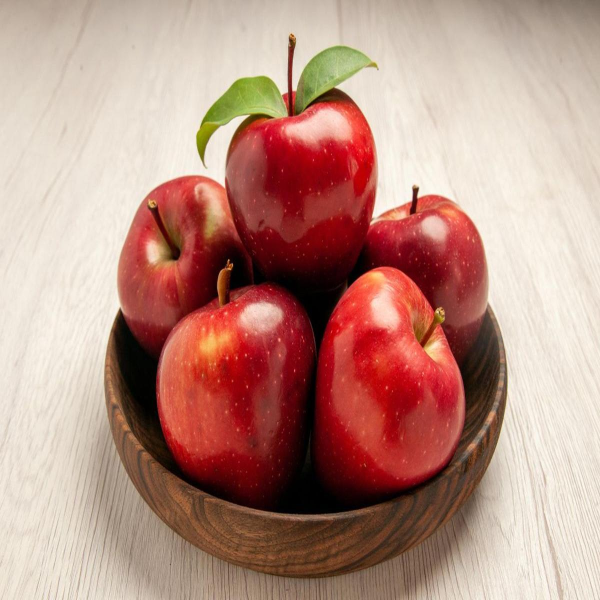
#> input picture backend/program/apel.jpg, 1200 x 1200 px (shown at 1/2 size)
$ python tes.py
#> lines starting #> are read from the running program, lines starting #| are printed output that depends on the picture; after the words box and inside, x2 and y2 are one past the last pixel; in counts of white or black regions, pixels touching at a corner belong together
#> in imageBlockToHistogram, img is the input picture: PIL image 1200x1200 RGB; mean R, G, B 186.2, 144.4, 132.1
from PIL import Image
import numpy as np
import time
import math


def rgb_to_hsv(img_np):
    img_np = img_np / 255.0

    r, g, b = img_np[:, :, 0], img_np[:, :, 1], img_np[:, :, 2]
    cmax = np.maximum.reduce([r, g, b])
    cmin = np.minimum.reduce([r, g, b])
    delta = cmax - cmin

    h = np.zeros_like(cmax)
    s = np.zeros_like(cmax)
    v = cmax

    # Calculate Hue
    mask = delta != 0
#> mask: shape (400, 400) bool; every value is 1
    mask_r = (cmax == r) & mask
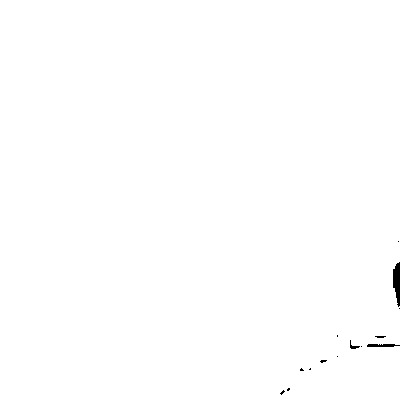
#> mask_r: shape (400, 400) bool; 99.7% white; 14 black regions (11 under 20 px), largest, box (x1, y1, x2, y2) and area: (393, 262, 400, 307) 227, (367, 344, 400, 347) 84, (350, 340, 360, 349) 31
    mask_g = (cmax == g) & mask
#> mask_g: shape (400, 400) bool; 0.3% white; 13 white regions (11 under 20 px), largest, box (x1, y1, x2, y2) and area: (393, 261, 400, 309) 243, (350, 340, 400, 349) 145
    mask_b = (cmax == b) & mask
#> mask_b: shape (400, 400) bool; every value is 0

    h[delta == 0] = 0
    h[mask_r] = 60 * (((g - b) / delta)[mask_r] % 6)
    h[mask_g] = 60 * (((b - r) / delta)[mask_g] + 2)
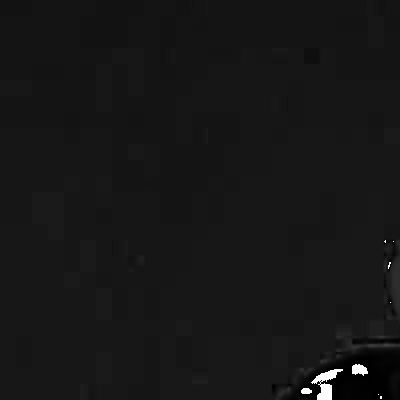
#> h: shape (400, 400) float64; min 0, max 359.6, mean 32.5; drawn with min black and max white
    h[mask_b] = 60 * (((r - g) / delta)[mask_b] + 4)

    # Calculate Saturation
    s[cmax != 0] = delta[cmax != 0] / v[cmax != 0]
    s[cmax == 0] = 0
    # Set hue to 0 for black/white colors

    h, s, v = hsv_to_hsvFeature(h, s, v)
    # Combine H, S, V into one matrix
    hsv = np.stack((h, s, v), axis=-1)

    return hsv


def hsv_to_hsvFeature(h, s, v):
    h0 = ((h >= 316) & (h <= 360)) | (h == 0)
#> h0: shape (400, 400) bool; 0.51% white; 14 white regions (10 under 20 px), largest, box (x1, y1, x2, y2) and area: (310, 368, 344, 400) 468, (349, 362, 368, 377) 188, (301, 388, 312, 394) 60, (375, 392, 383, 400) 41
    h1 = (1 <= h) & (h < 26)
#> h1: shape (400, 400) bool; 2.5% white; 24 white regions (13 under 20 px), largest, box (x1, y1, x2, y2) and area: (282, 348, 400, 400) 3228, (304, 48, 319, 64) 231, (352, 337, 400, 344) 206
    h2 = (26 <= h) & (h < 41)
#> h2: shape (400, 400) bool; 95.5% white; 28 black regions (9 under 20 px), largest, box (x1, y1, x2, y2) and area: (275, 320, 400, 400) 5572, (386, 240, 400, 324) 712, (304, 48, 319, 64) 231
    h3 = (41 <= h) & (h < 121)
#> h3: shape (400, 400) bool; 1.3% white; 14 white regions (2 under 20 px), largest, box (x1, y1, x2, y2) and area: (386, 240, 400, 324) 616, (336, 328, 400, 353) 526, (368, 320, 396, 339) 291
    h4 = (121 <= h) & (h < 191)
    h5 = (191 <= h) & (h < 271)
    h6 = (271 <= h) & (h < 295)
    h7 = (295 <= h) & (h < 316)

    s0 = (0 <= s) & (s < 0.2)
#> s0: shape (400, 400) bool; 97.1% white; 2 black regions, box (x1, y1, x2, y2) and area: (286, 349, 400, 400) 4273, (392, 251, 400, 314) 367
    s1 = (0.2 <= s) & (s < 0.7)
#> s1: shape (400, 400) bool; 2.2% white; 2 white regions, box (x1, y1, x2, y2) and area: (286, 349, 400, 400) 3437, (392, 251, 400, 314) 149
    s2 = (0.7 <= s) & (s <= 1)
#> s2: shape (400, 400) bool; 0.66% white; 10 white regions (4 under 20 px), largest, box (x1, y1, x2, y2) and area: (363, 359, 390, 400) 597, (394, 260, 400, 309) 218, (352, 360, 365, 373) 104, (325, 383, 332, 400) 69, (330, 368, 340, 375) 33, (373, 357, 380, 363) 22

    v0 = (0 <= v) & (v < 0.2)
    v1 = (0.2 <= v) & (v < 0.7)
#> v1: shape (400, 400) bool; 0.45% white; 19 white regions (12 under 20 px), largest, box (x1, y1, x2, y2) and area: (393, 259, 400, 312) 271, (175, 0, 187, 18) 120, (42, 0, 69, 8) 106
    v2 = (0.7 <= v) & (v <= 1)

    h[h0] = 0
    h[h1] = 1
    h[h2] = 2
    h[h3] = 3
    h[h4] = 4
    h[h5] = 5
    h[h6] = 6
    h[h7] = 7

    s[s0] = 0
    s[s1] = 1
    s[s2] = 2

    v[v0] = 0
    v[v1] = 1
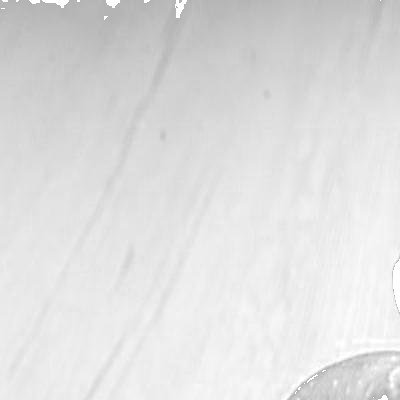
#> v: shape (400, 400) float64; min 0.702, max 1, mean 0.874
    v[v2] = 2

    return h, s, v


def makeHistogram(array):

    indices = array[:, :, 0]*9 + array[:, :, 1]*3 + array[:, :, 2]
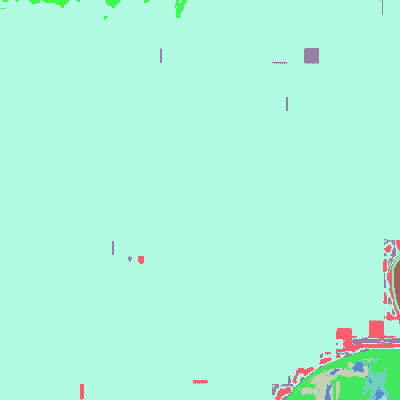
#> indices: shape (400, 400) int64; 17 distinct labels, from 2 to 34; one colour per label, 0 black
    indices = indices.flatten()

    temp_arr = np.zeros(72, dtype=int)

    np.add.at(temp_arr, indices, 1)

    return temp_arr


def imageToHistogram(image_path):

    np.seterr(divide='ignore', invalid='ignore')

    img = Image.open(image_path)
    if img.mode != 'RGB':
        img = img.convert('RGB')

    img_np = np.array(img)

    hsv_arr = rgb_to_hsv(img_np)
    hsv_arr_int = hsv_arr.astype("int64")

    histogram_arr = makeHistogram(hsv_arr_int)
    return histogram_arr


def cosineSimilarity(histo1, histo2):
    histo1 = np.array(histo1).astype(np.int64)
    histo2 = np.array(histo2).astype(np.int64)
    dot_product = np.dot(histo1, histo2)
    lenghtHisto1 = math.sqrt(np.dot(histo1, histo1))
    lengthHisto2 = math.sqrt(np.dot(histo2, histo2))
    result = dot_product / (lenghtHisto1 * lengthHisto2)
    return result

def imageBlockToHistogram(image_path):
    np.seterr(divide='ignore', invalid='ignore')

    img = Image.open(image_path)
    if img.mode != 'RGB':
        img = img.convert('RGB')

    img_np = np.array(img)

    block1 = img_np[:img.width//3, :img.height//3, :]
    hsv_arr1 = rgb_to_hsv(block1)
    hsv_arr1_int = hsv_arr1.astype("int64")

    histogram_arr1 = makeHistogram(hsv_arr1_int)
#> histogram_arr1 = 72 values, max 152321 at index 20, min 0 at index 0, mean 2222.2

    block2 = img_np[:img.width//3, img.height//3:2*img.height//3, :]
    hsv_arr2 = rgb_to_hsv(block2)
#> in rgb_to_hsv (call 2), `delta = cmax - cmin`:
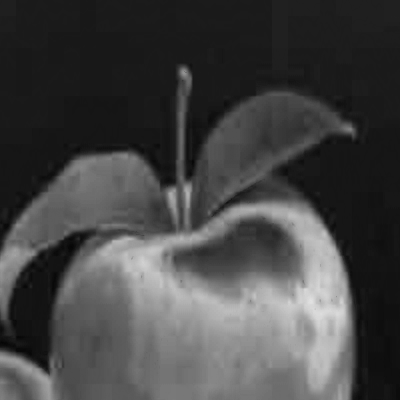
#> delta: shape (400, 400) float64; min 0.0235, max 0.886, mean 0.272
#> in rgb_to_hsv (call 2), `mask_r = (cmax == r) & mask`: mask_r: shape (400, 400) bool; 87.4% white; 26 black regions (21 under 20 px), largest, box (x1, y1, x2, y2) and area: (0, 150, 171, 253) 9961, (200, 90, 342, 218) 9224, (0, 252, 24, 305) 545, (193, 177, 201, 212) 174, (23, 251, 32, 258) 36
#> in rgb_to_hsv (call 2), `mask_g = (cmax == g) & mask`:
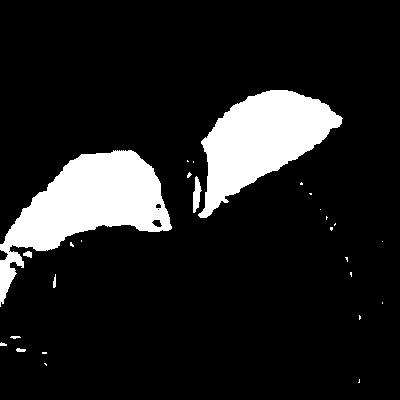
#> mask_g: shape (400, 400) bool; 12.8% white; 27 white regions (19 under 20 px), largest, box (x1, y1, x2, y2) and area: (0, 150, 172, 307) 10687, (198, 90, 343, 218) 9318, (193, 176, 202, 213) 198
#> in rgb_to_hsv (call 2), `h[mask_r] = 60 * (((g - b) / delta)[mask_r] % 6)`:
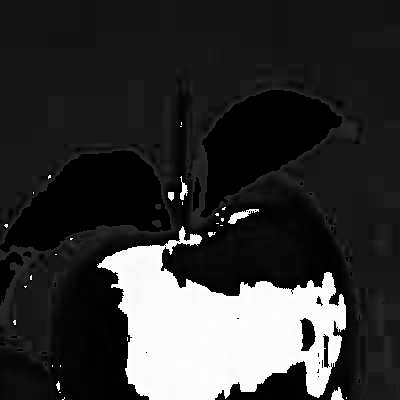
#> h: shape (400, 400) float64; min 0, max 359.7, mean 73.1; drawn with min black and max white
    hsv_arr2_int = hsv_arr2.astype("int64")

    histogram_arr2 = makeHistogram(hsv_arr2_int)
#> histogram_arr2 = 72 values, max 69870 at index 20, min 0 at index 0, mean 2222.2

    block3 = img_np[:img.width//3, 2*img.height//3:3*img.height//3, :]
    hsv_arr3 = rgb_to_hsv(block3)
    hsv_arr3_int = hsv_arr3.astype("int64")

    histogram_arr3 = makeHistogram(hsv_arr3_int)
#> histogram_arr3 = 72 values, max 138886 at index 20, min 0 at index 0, mean 2222.2

    block4 = img_np[img.width//3:2*img.width//3, :img.height//3, :]
    hsv_arr4 = rgb_to_hsv(block4)
    hsv_arr4_int = hsv_arr4.astype("int64")

    histogram_arr4 = makeHistogram(hsv_arr4_int)
#> histogram_arr4 = 72 values, max 90368 at index 20, min 0 at index 1, mean 2222.2

    block5 = img_np[img.width//3:2*img.width//3, img.height//3:2*img.height//3, :]
    hsv_arr5 = rgb_to_hsv(block5)
    hsv_arr5_int = hsv_arr5.astype("int64")

    histogram_arr5 = makeHistogram(hsv_arr5_int)
#> histogram_arr5 = 72 values, max 56993 at index 7, min 0 at index 1, mean 2222.2

    block6 = img_np[img.width//3:2*img.width//3, 2*img.height//3:3*img.height//3, :]
    hsv_arr6 = rgb_to_hsv(block6)
    hsv_arr6_int = hsv_arr6.astype("int64")

    histogram_arr6 = makeHistogram(hsv_arr6_int)
#> histogram_arr6 = 72 values, max 83023 at index 20, min 0 at index 0, mean 2222.2

    block7 = img_np[2*img.width//3:img.width, :img.height//3, :]
    hsv_arr7 = rgb_to_hsv(block7)
    hsv_arr7_int = hsv_arr7.astype("int64")

    histogram_arr7 = makeHistogram(hsv_arr7_int)
#> histogram_arr7 = 72 values, max 88761 at index 20, min 0 at index 1, mean 2222.2

    block8 = img_np[2*img.width//3:img.width, img.height//3:2*img.height//3, :]
    hsv_arr8 = rgb_to_hsv(block8)
    hsv_arr8_int = hsv_arr8.astype("int64")

    histogram_arr8 = makeHistogram(hsv_arr8_int)
#> histogram_arr8 = 72 values, max 51929 at index 13, min 0 at index 1, mean 2222.2

    block9 = img_np[2*img.width//3:img.width, 2*img.height//3:img.height, :]
    hsv_arr9 = rgb_to_hsv(block9)
    hsv_arr9_int = hsv_arr9.astype("int64")

    histogram_arr9 = makeHistogram(hsv_arr9_int)
#> histogram_arr9 = 72 values, max 87716 at index 20, min 0 at index 0, mean 2222.2

    return histogram_arr1, histogram_arr2, histogram_arr3, histogram_arr4, histogram_arr5, histogram_arr6, histogram_arr7, histogram_arr8, histogram_arr9

mode = input()
path1 = "apel.jpg"
path2 = "apel.jpg"
if(mode == "global"):
    start = time.time()
    myhisto1 = imageToHistogram(path1)
    myhisto2 = imageToHistogram(path2)
    myhisto1 = myhisto1.astype(np.int64)
    myhisto2 = myhisto2.astype(np.int64)
    cosinus = cosineSimilarity(myhisto1, myhisto2)
    print("cosinus = " + str(cosinus))
    end = time.time()
    print("Time : " + str(end - start))
else:
    start = time.time()
    myhisto1 = np.array(imageBlockToHistogram(path1)).astype("int64")
    myhisto2 = np.array(imageBlockToHistogram(path2)).astype("int64")
    cosinus = 0
    cosinus += cosineSimilarity(myhisto1[0], myhisto2[0])
#> in cosineSimilarity, `histo1 = np.array(histo1).astype(np.int64)`: histo1 has the same summary as histogram_arr1 in imageBlockToHistogram
#> in cosineSimilarity, `histo2 = np.array(histo2).astype(np.int64)`: histo2 has the same summary as histogram_arr1 in imageBlockToHistogram
#> in cosineSimilarity, `dot_product = np.dot(histo1, histo2)`: dot_product = 23213027296
#> in cosineSimilarity, `lenghtHisto1 = math.sqrt(np.dot(histo1, histo1))`: lenghtHisto1 = 152358.2
#> in cosineSimilarity, `result = dot_product / (lenghtHisto1 * lengthHisto2)`: result = 1
#> cosinus = 1
    cosinus += cosineSimilarity(myhisto1[1], myhisto2[1])
#> cosinus = 2
    cosinus += cosineSimilarity(myhisto1[2], myhisto2[2])
#> cosinus = 3
    cosinus += cosineSimilarity(myhisto1[3], myhisto2[3])
#> cosinus = 4
    cosinus += cosineSimilarity(myhisto1[4], myhisto2[4])
#> cosinus = 5
    cosinus += cosineSimilarity(myhisto1[5], myhisto2[5])
#> cosinus = 6
    cosinus += cosineSimilarity(myhisto1[6], myhisto2[6])
#> cosinus = 7
    cosinus += cosineSimilarity(myhisto1[7], myhisto2[7])
#> cosinus = 8
    cosinus += cosineSimilarity(myhisto1[8], myhisto2[8])
#> cosinus = 9
    cosinus /= 9
#> cosinus = 1
    print("cosinus = " + str(cosinus))
#| cosinus = 1.0
    end = time.time()
    print("Time : " + str(end - start))

$ run again, with backend/program/1.jpg copied over backend/program/apel.jpg
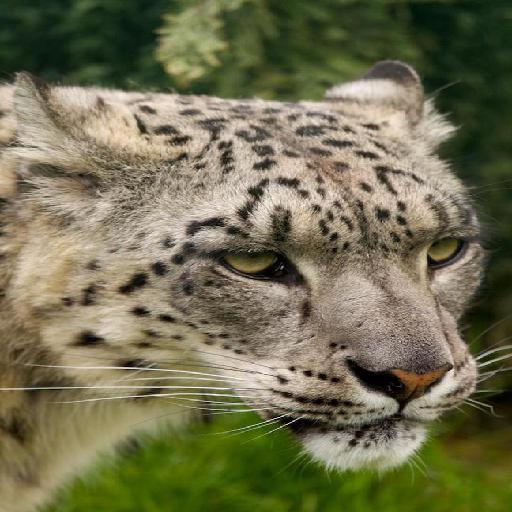
#> input picture backend/program/1.jpg, 512 x 512 px
#> in imageBlockToHistogram, img is the input picture: PIL image 512x512 RGB; mean R, G, B 113.6, 111, 80.9
#> mask: shape (170, 170) bool; every value is 1
#> mask_r: shape (170, 170) bool; 50.5% white; 2 black regions (1 under 20 px), largest, box (x1, y1, x2, y2) and area: (0, 0, 170, 93) 14314
#> mask_g: shape (170, 170) bool; 49.8% white; 2 white regions (1 under 20 px), largest, box (x1, y1, x2, y2) and area: (0, 0, 170, 93) 14388
#> mask_b: shape (170, 170) bool; every value is 0
#> h1: shape (170, 170) bool; 0.77% white; 9 white regions (5 under 20 px), largest, box (x1, y1, x2, y2) and area: (92, 93, 106, 102) 65, (64, 88, 79, 92) 57, (8, 86, 15, 92) 30, (144, 102, 150, 109) 28
#> h2: shape (170, 170) bool; 40.7% white; 3 white regions (2 under 20 px), largest, box (x1, y1, x2, y2) and area: (0, 73, 170, 170) 11770
#> h3: shape (170, 170) bool; 35.7% white; 36 white regions (23 under 20 px), largest, box (x1, y1, x2, y2) and area: (0, 0, 170, 96) 6506, (48, 0, 128, 36) 1277, (8, 108, 70, 152) 740
#> h4: shape (170, 170) bool; 22.8% white; 8 white regions (4 under 20 px), largest, box (x1, y1, x2, y2) and area: (0, 0, 167, 79) 6444, (92, 49, 96, 63) 56, (152, 72, 160, 80) 44, (11, 63, 23, 68) 29
#> s0: shape (170, 170) bool; 20.6% white; 56 white regions (46 under 20 px), largest, box (x1, y1, x2, y2) and area: (0, 71, 66, 160) 2783, (54, 81, 170, 128) 2593, (63, 137, 79, 152) 106
#> s2: shape (170, 170) bool; 0.71% white; 13 white regions (9 under 20 px), largest, box (x1, y1, x2, y2) and area: (122, 19, 143, 32) 105, (120, 45, 127, 53) 34, (56, 61, 64, 67) 24, (142, 4, 147, 10) 20
#> v0: shape (170, 170) bool; 30.7% white; 18 white regions (15 under 20 px), largest, box (x1, y1, x2, y2) and area: (0, 0, 169, 87) 8222, (0, 0, 72, 11) 553, (158, 66, 164, 77) 29
#> v1: shape (170, 170) bool; 44.6% white; 30 white regions (21 under 20 px), largest, box (x1, y1, x2, y2) and area: (0, 0, 170, 170) 9509, (0, 0, 130, 33) 1733, (133, 113, 170, 145) 436
#> v2: shape (170, 170) bool; 24.7% white; 48 white regions (44 under 20 px), largest, box (x1, y1, x2, y2) and area: (51, 87, 170, 158) 4402, (0, 113, 81, 170) 1980, (0, 86, 40, 119) 564, (77, 142, 88, 153) 37
#> in makeHistogram, `indices = array[:, :, 0]*9 + array[:, :, 1]*3 + array[:, :, 2]`:
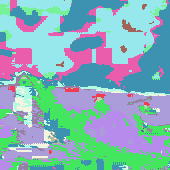
#> indices: shape (170, 170) int64; 20 distinct labels, from 10 to 42; one colour per label, 0 black
#> histogram_arr1 = 72 values, max 5997 at index 31, min 0 at index 0, mean 401.4
#> img_np: shape (170, 171, 3) float64
#> r: shape (170, 171) float64
#> g: shape (170, 171) float64
#> b: shape (170, 171) float64
#> cmax: shape (170, 171) float64
#> cmin: shape (170, 171) float64
#> in rgb_to_hsv (call 2), `delta = cmax - cmin`:
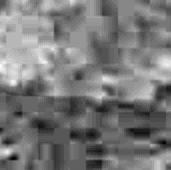
#> delta: shape (170, 171) float64; min 0.0196, max 0.271, mean 0.139; drawn with min black and max white
#> mask: shape (170, 171) bool; every value is 1
#> histogram_arr2 = 72 values, max 16208 at index 31, min 0 at index 0, mean 403.8
#> histogram_arr3 = 72 values, max 9093 at index 30, min 0 at index 0, mean 403.8
#> histogram_arr4 = 72 values, max 13508 at index 22, min 0 at index 1, mean 403.8
#> histogram_arr5 = 72 values, max 10951 at index 22, min 0 at index 2, mean 406.1
#> histogram_arr6 = 72 values, max 8661 at index 22, min 0 at index 2, mean 406.1
#> histogram_arr7 = 72 values, max 18092 at index 31, min 0 at index 0, mean 403.8
#> histogram_arr8 = 72 values, max 13086 at index 34, min 0 at index 5, mean 406.1
#> histogram_arr9 = 72 values, max 10711 at index 34, min 0 at index 5, mean 406.1
#> histo1 has the same summary as histogram_arr1 in imageBlockToHistogram
#> histo2 has the same summary as histogram_arr1 in imageBlockToHistogram
#> dot_product = 121717804
#> lenghtHisto1 = 11032.6
#> result = 1
#> `cosinus += cosineSimilarity(myhisto1[1], myhisto2[1])`: cosinus = 2
#> `cosinus += cosineSimilarity(myhisto1[2], myhisto2[2])`: cosinus = 3
#> `cosinus += cosineSimilarity(myhisto1[3], myhisto2[3])`: cosinus = 4
#> `cosinus += cosineSimilarity(myhisto1[4], myhisto2[4])`: cosinus = 5
#> `cosinus += cosineSimilarity(myhisto1[5], myhisto2[5])`: cosinus = 6
#> `cosinus += cosineSimilarity(myhisto1[6], myhisto2[6])`: cosinus = 7
#> `cosinus += cosineSimilarity(myhisto1[7], myhisto2[7])`: cosinus = 8
#> `cosinus += cosineSimilarity(myhisto1[8], myhisto2[8])`: cosinus = 9
#> `cosinus /= 9`: cosinus = 1
#| cosinus = 1.0
